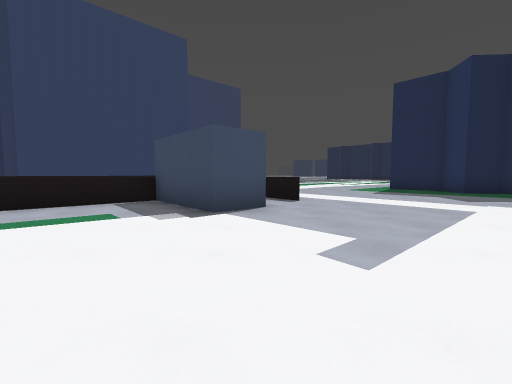
View 1 (above)

16 first-person views from a walk through a Godot game level. The camera is 1.2 m above the floor, tilts 4° down and sees 90° across. The floor is counted in squares, 2 m on a side. Each view is taken from the middle of a square. On the plan, view 1 faces up. The plan holds only what a view shows up to about 9 squares ahead; the rest is blank. The place goes on beyond the plan. Surface patterns are stand-ins for the level's own textures.

View 2
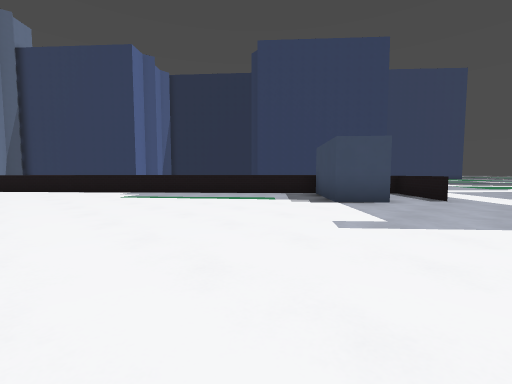

View 3
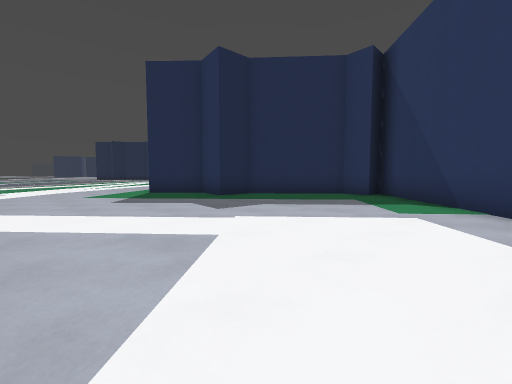

View 4
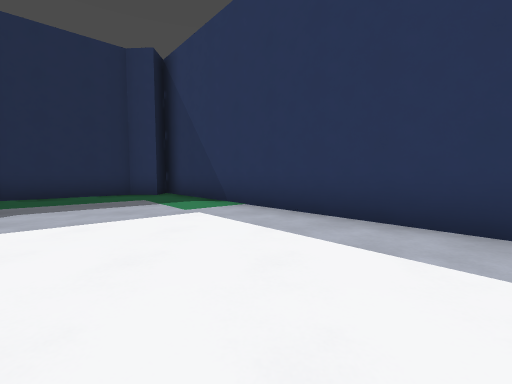

View 5
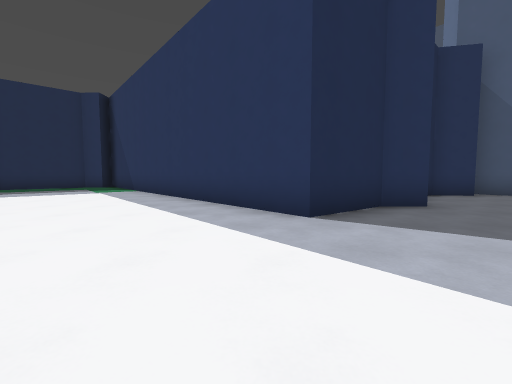

View 6
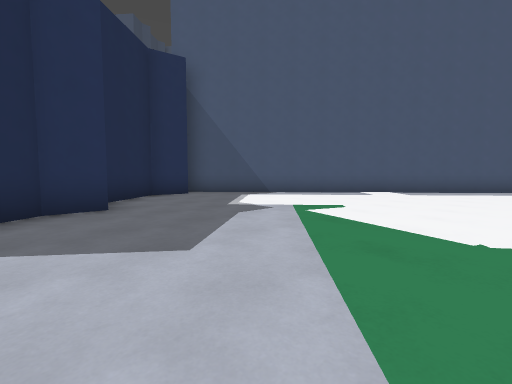

View 7
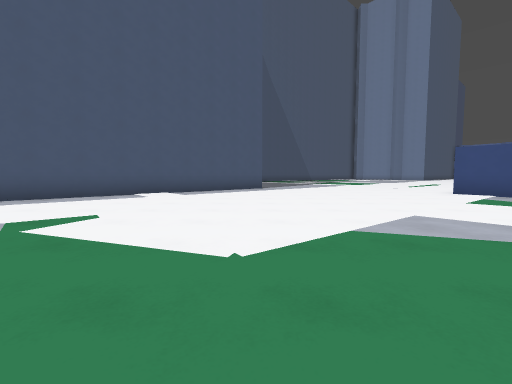

View 8
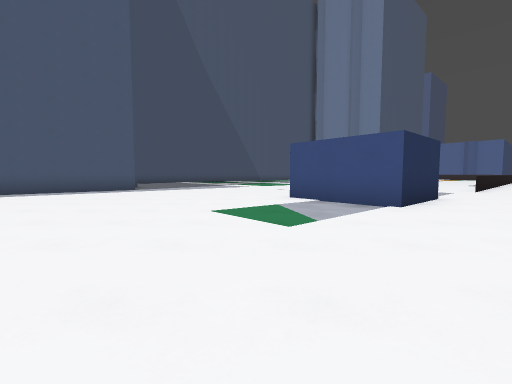

View 9
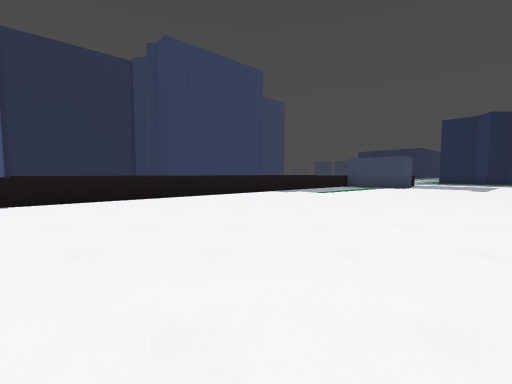

View 10
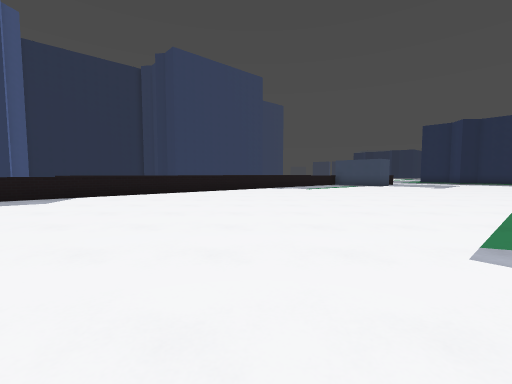

View 11
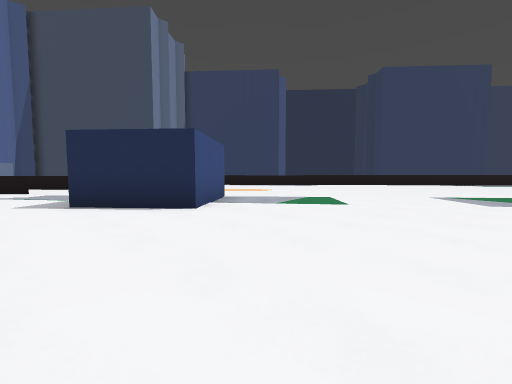

View 12
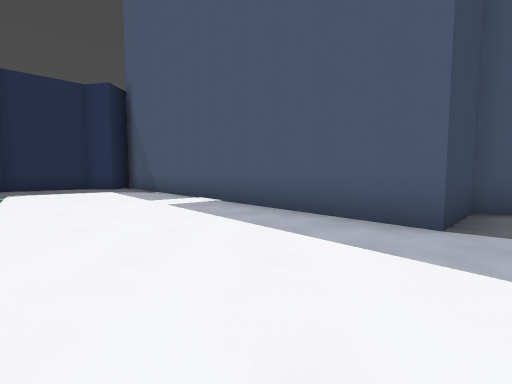

View 13
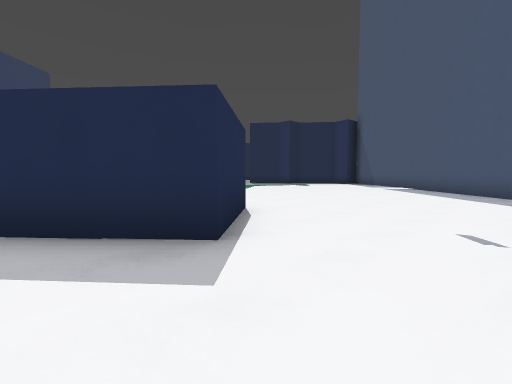

View 14
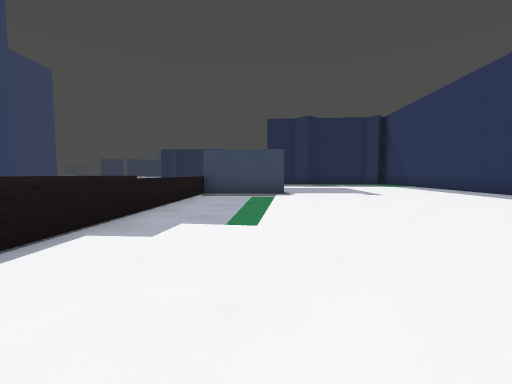

View 15
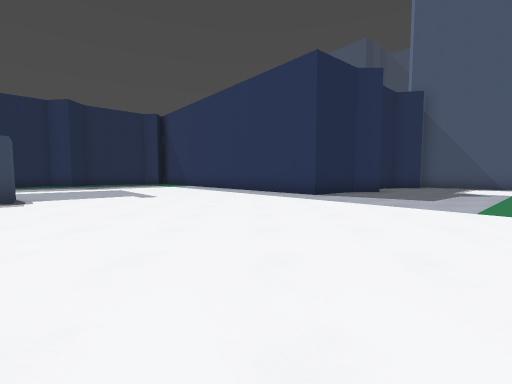

View 16
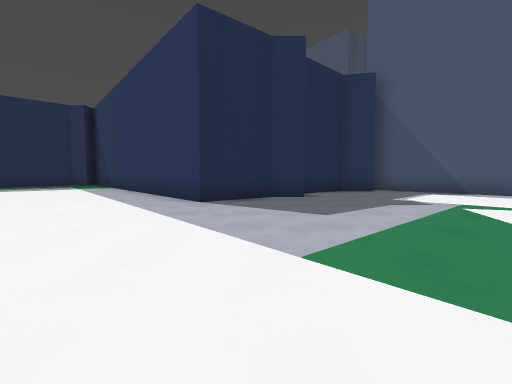

### Floor plan
Points are (right, up) in squares from view 1. A wall is a line through its corners. A room is listed if a view was taken in it or the views show most of it. See-through windows are left out.
Room 1 (views 1, 2, 3, 4, 5, 6, 7, 8, 9, 10, 11, 12, 13, 14, 15, 16)
walls: (2.9, -5.4) (2.9, -4.4) (1.6, -2.8) (10.3, 4.9); (5.3, -8.3) (5.5, -7.2) (3.9, -5.3); (0.2, 4.9) (-0.7, 4.1) (-2.4, 6) (-11.6, -2.2); (-2.3, -16) (6.1, -8.6); (-11.5, -12.2) (-9.6, -10.6) (-7.9, -12.6) (-9.6, -14.1) (-11.1, -12.5); (9.5, 4.9) (9.6, 5.7) (7.6, 7.9) (6.5, 8)
ways out: opening at (4, 7.8)

Where each view was taken, in squares from view 1:
view 1: 0 up, 0 right, facing up
view 2: 1 down, 2 right, facing up-left
view 3: 2 up, 2 right, facing up-right
view 4: 2 up, 2 right, facing right
view 5: 2 down, 2 left, facing right
view 6: 4 down, 2 left, facing down-right
view 7: 5 down, 2 left, facing down
view 8: 6 down, 7 left, facing down
view 9: 7 down, 7 left, facing up
view 10: 9 down, 7 left, facing up
view 11: 15 down, 4 left, facing up-left
view 12: 14 down, 5 left, facing right
view 13: 16 down, 11 left, facing up-right
view 14: 1 down, 7 left, facing up-right
view 15: 1 down, 6 left, facing right
view 16: 4 down, 4 left, facing right
